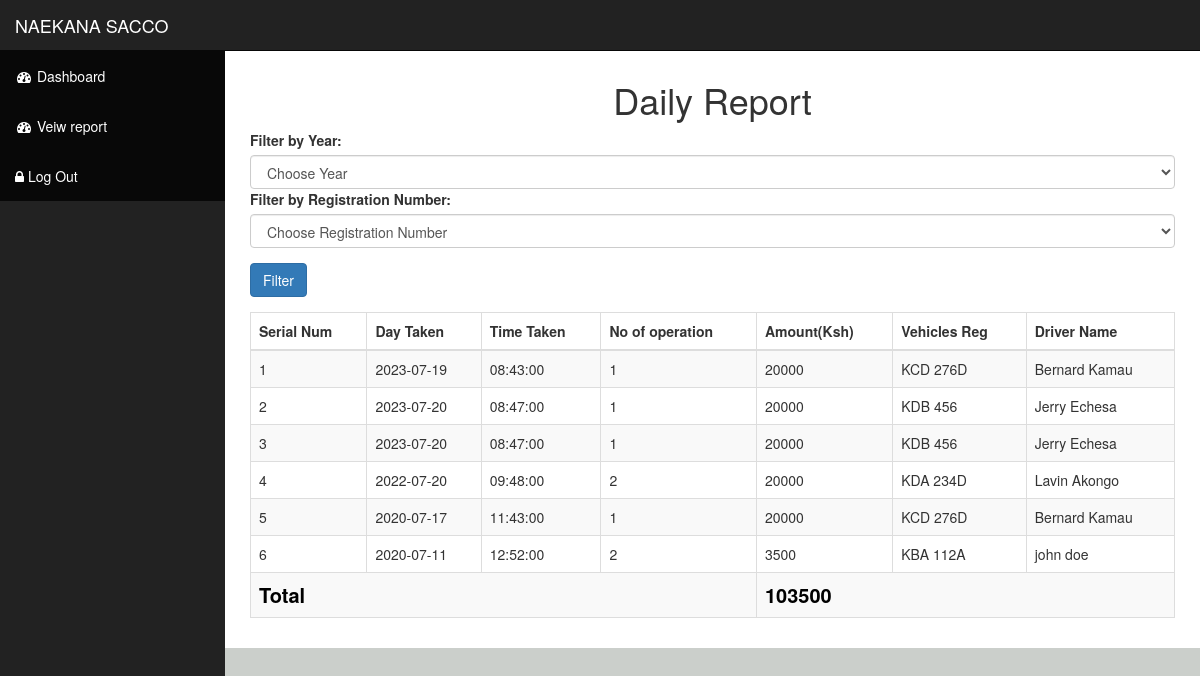
Page /driverreport.php (signed in) on the committed database.
### tables this page shows
CREATE TABLE `driversrecord` (
  `Serial_Num` int(30) NOT NULL,
  `Amount` varchar(30) NOT NULL,
  `Vehicles_Reg` varchar(255) NOT NULL,
  `squad` int(100) NOT NULL,
  `drivername` varchar(100) NOT NULL,
  `day_taken` date NOT NULL,
  `time_taken` time NOT NULL,
  `vehicle_owner` varchar(100) NOT NULL
);

### driverreport.php (the view, shortened to what this page needs)
<?php
       include('connection.php');
       include('header.php');
        ?>
<body>
    <div id="wrapper">
        <?php include_once('nav.php')?>
        <div id="page-wrapper">
            <div class="container-fluid">
                <h1 class='text-center'>Daily Report</h1>
                <form method="GET" action="">
                    <div class="form-group">
                        <label for="filterYear">Filter by Year:</label>
                        <select class="form-control" id="filterYear" name="filterYear">
                            <option value="">Choose Year </option>
                        </select>
                        <div class="form-group">
                            <label for="filterRegNum">Filter by Registration Number:</label>
                            <select class="form-control" id="filterRegNum" name="filterRegNum">
                                <option value="">Choose Registration Number</option>
                            </select>
                        </div>
                        <button type="submit" class="btn btn-primary">Filter</button>
                    </div>
                </form>
                <div class="table-responsive">
                    <table class="table table-bordered table-hover table-striped">
                        <thead>
                            <tr>
                                <th>Serial Num</th>
                                <th>Day Taken</th>
                                <th>Time Taken</th>
                                <th>No of operation </th>
                                <th>Amount(Ksh)</th>
                                <th>Vehicles Reg</th>
                                <th>Driver Name</th>
                            </tr>
                        </thead>
                        <tbody>
                            <?php
                    $query = "SELECT * FROM driversrecord ";
                    $query .= ";";
                    $result = mysqli_query($db, $query) or die(mysqli_error($db));
                    $sn=1;
                        while ($row = mysqli_fetch_assoc($result)) {
                            echo '<tr>';
                            echo '<td>'. $sn++.'</td>';
                            echo '<td>'. $row['day_taken'].'</td>';
                            echo '<td>'. $row['time_taken'].'</td>';
                            echo '<td>'. $row['squad'].'</td>';
                            echo '<td>'. $row['Amount'].'</td>';
                            echo '<td>'. $row['Vehicles_Reg'].'</td>';
                            echo '<td>'. $row['drivername'].'</td>';
                }
            ?>
                            <tr>
                                <td colspan='4' style='font-size:2rem;color:black;font-weight: bold;'>Total</td>
                                <?php
                                $query = "SELECT Amount FROM driversrecord";
                                $result = mysqli_query($db, $query);
                                $total = 0;
                                while ($row = mysqli_fetch_assoc($result)) {
                                    $value = $row['Amount'];
                                    if (is_numeric($value)) {
                                        $total += $value;
                                    }
                                }
                                    echo "<td colspan='4' style='font-size:2rem;color:black;font-weight: bold;'>". $total."</td>";
                                ?>
                            </tr>
                        </tbody>
                    </table>
                </div>
            </div>
        </div>
</body>
</html>

### header.php (shortened to what this page needs)
<!DOCTYPE html>
<html lang="en">
<head>
    <link href="css/bootstrap.min.css" rel="stylesheet">
    <link href="css/sb-admin.css" rel="stylesheet">
    <link href="css/custon-tyle.css" rel="stylesheet">
    <link href="css/plugins/morris.css" rel="stylesheet">
    <link href="font-awesome/css/font-awesome.min.css" rel="stylesheet" type="text/css">
</head>

### nav.php (shortened to what this page needs)
<nav class="navbar navbar-inverse navbar-fixed-top" role="navigation">
    <div class="navbar-header">
        <a class="navbar-brand text-3xl" href="index.php"> NAEKANA SACCO</a>
    </div>
    <div class="collapse navbar-collapse navbar-ex1-collapse">
        <ul class="nav navbar-nav side-nav">
            <li class="active">
                <a href="index.php"><i class="fa fa-fw fa-dashboard"></i> Dashboard</a>
            </li>
            <?php  if($_SESSION['role']=='driver') {
               ?>
            <li class="active">
                <a href="ddriverreport.php"><i class="fa fa-fw fa-dashboard"></i> Veiw report</a>
            </li>
            <?php
            }
            ?>
            <li class="active">
                <a href="logoutUser.php"><i class="fa fa-lock"></i> Log Out</a>
            </li>
        </ul>
    </div>
</nav>

### css/sb-admin.css (style rules this page uses)
body { margin-top: 100px; background-color: #cbcfcb; }
@media (min-width:768px) { body { margin-top: 50px; } }
#wrapper { padding-left: 0; }
#page-wrapper { width: 100%; padding: 0; background-color: #fff; }
@media (min-width:768px) { #wrapper { padding-left: 225px; } }
@media (min-width:768px) { #page-wrapper { padding: 10px; } }
@media (min-width:768px) { .side-nav { position: fixed; top: 51px; left: 225px; width: 225px; margin-left: -225px; border: none; border-radius: 0; overflow-y: auto; background-color: #222; bottom: 0; overflow-x: hidden; padding-bottom: 40px; } }
@media (min-width:768px) { .side-nav>li>a { width: 225px; } }

### rows in the picture
driversrecord: day_taken "2023-07-19", time_taken "08:43:00", squad "1", Amount "20000", Vehicles_Reg "KCD 276D", drivername "Bernard Kamau"
driversrecord: day_taken "2023-07-20", time_taken "08:47:00", squad "1", Amount "20000", Vehicles_Reg "KDB 456", drivername "Jerry Echesa"
driversrecord: day_taken "2023-07-20", time_taken "08:47:00", squad "1", Amount "20000", Vehicles_Reg "KDB 456", drivername "Jerry Echesa"
driversrecord: day_taken "2022-07-20", time_taken "09:48:00", squad "2", Amount "20000", Vehicles_Reg "KDA 234D", drivername "Lavin Akongo"
driversrecord: day_taken "2020-07-17", time_taken "11:43:00", squad "1", Amount "20000", Vehicles_Reg "KCD 276D", drivername "Bernard Kamau"
driversrecord: day_taken "2020-07-11", time_taken "12:52:00", squad "2", Amount "3500", Vehicles_Reg "KBA 112A", drivername "john doe"

### other values in the picture
$total "103500"
